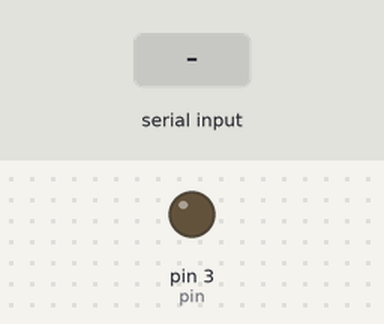
Bench run of a sketch on a simulated Arduino Uno, built with avr-gcc and run on an emulated ATmega328P. Shown: output pins drawn as LEDs (lit = HIGH). The inputs (shaded band) are chosen by the test bench. What the sketch prints to the serial monitor is not drawn.

Above: at 1.2 s.
1.3 s: "O" received over Serial
At 1.6 s:
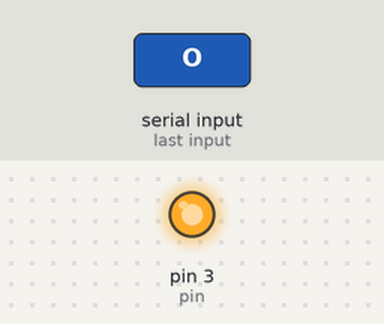
2.8 s: "F" received over Serial
At 4.0 s:
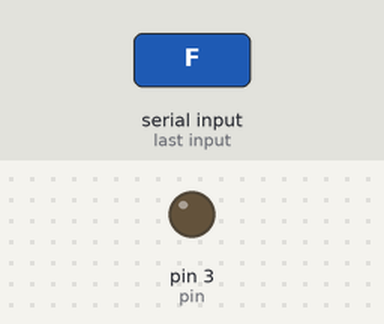
Timing chart, 0 to 5.8 s (numbered marks = the images above; inputs shaded):
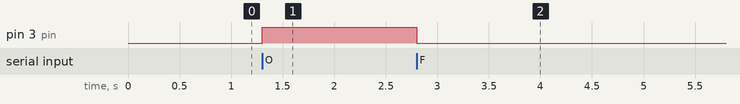

Measured:
- after the input at 1.3 s, pin 3 (pin): LOW → HIGH at once
- after the input at 2.8 s, pin 3 (pin): HIGH → LOW at once

The sketch:

IoT.ino
```cpp
short pin = 3;

void setup() {
  Serial.begin(9600);
  pinMode(pin, OUTPUT);
  Serial.print("Ready...");
}

void loop() {
  char c = Serial.read();
  if (c == 'O') {
    digitalWrite(pin, HIGH);
  }
  if (c == 'F') {
    digitalWrite(pin, LOW);
  }
}
```
